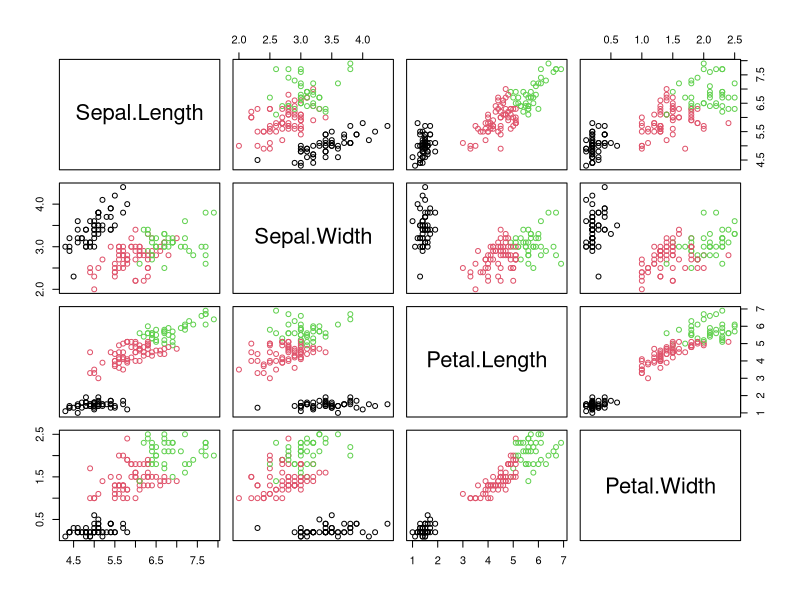
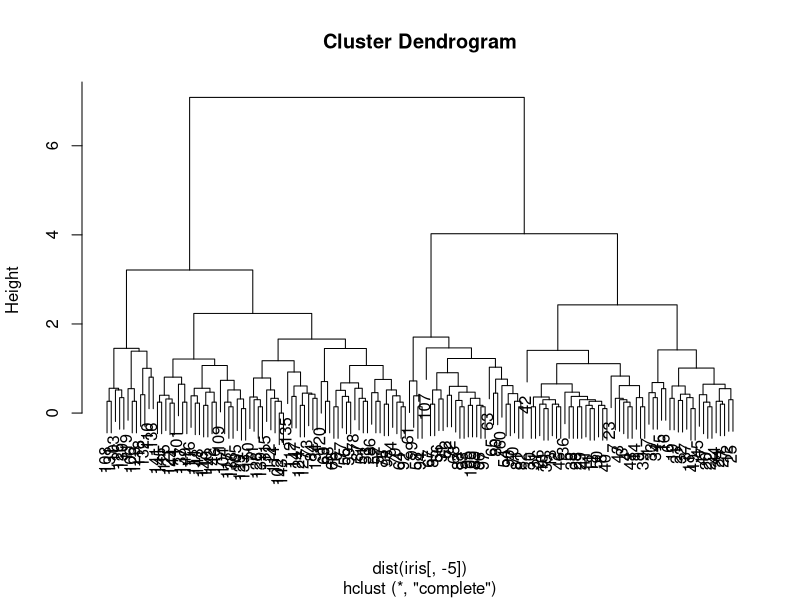
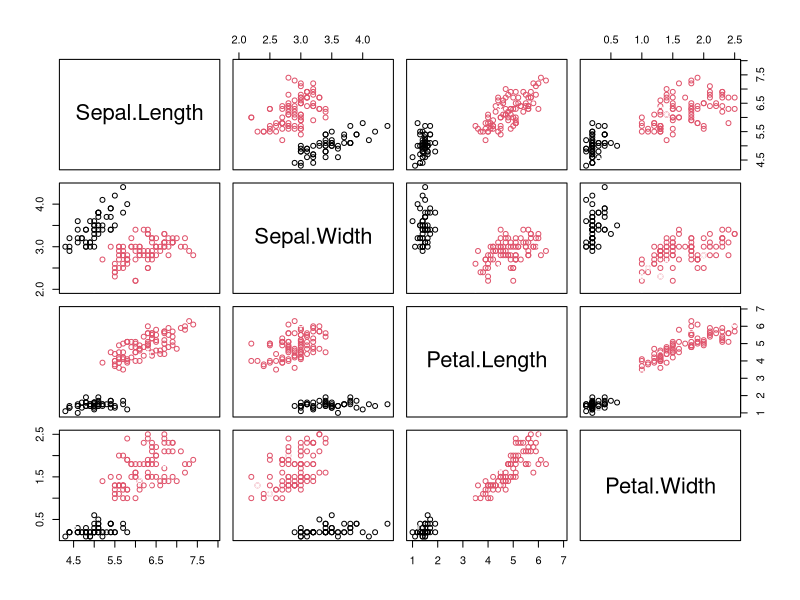

These charts were generated, in order, by the following R code:
install.packages("dbscan")

library(dbscan)
View(iris)
#kmeans
cl <- kmeans(iris[,-5], 3)
plot(iris[,-5], col = cl$cluster)
points(cl$centers, col = 1:3, pch = 8)


#heirarchical
clusters <- hclust(dist(iris[, -5]))
plot(clusters)

#DBScan
cl <- dbscan(iris[,-5], eps = .5, minPts = 5)
plot(iris[,-5], col = cl$cluster)
